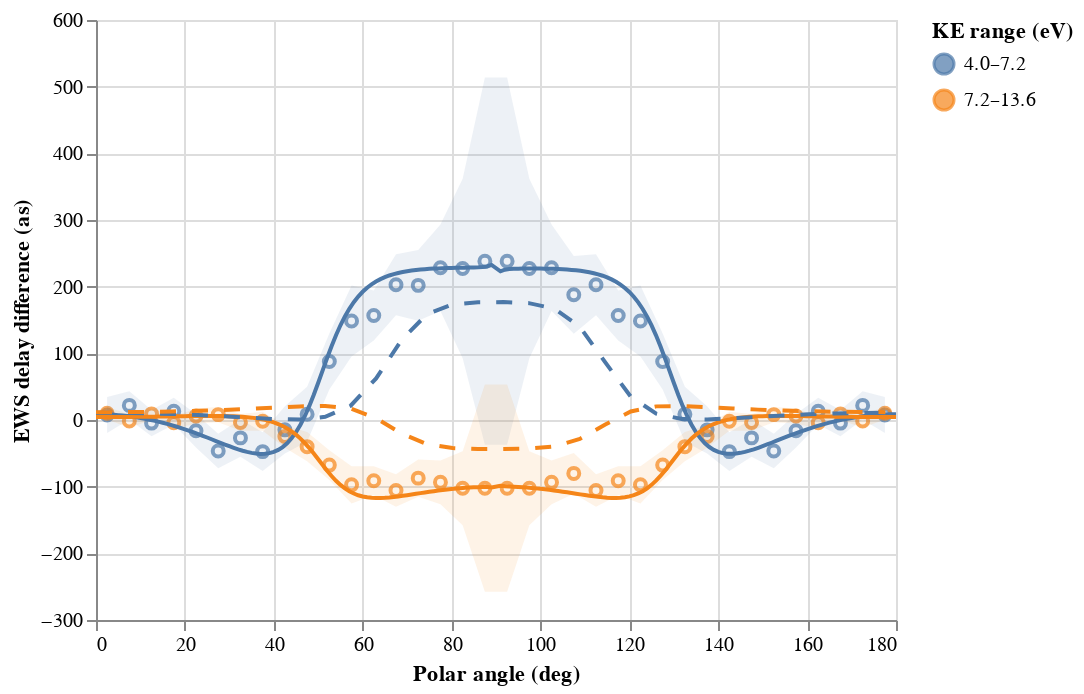

The cell this chart's notebook holds for it:
### Code cell
data = pd.read_excel("Data/Ne EWS delay diffs.xlsx", sheet_name=None)

base = alt.Chart(data["Measured"])
base.mark_point().encode(
    x=alt.X("Polar ang (deg)", axis=alt.Axis(title="Polar angle (deg)")),
    y=alt.Y("EWS delay diff (as)", axis=alt.Axis(title="EWS delay difference (as)")),
    color="KE range (eV)",
) + base.mark_area(opacity=0.1).encode(
    x="Polar ang (deg)",
    y="EWS delay diff fr (as)",
    y2="EWS delay diff to (as)",
    color="KE range (eV)",
) + alt.Chart(data["TDCASSCF"]).mark_line().encode(
    x="Polar ang (deg)",
    y="EWS delay diff (as)",
    color="KE range (eV)",
) + alt.Chart(data["Perturb"]).mark_line(strokeDash=[8, 8]).encode(
    x="Polar ang (deg)",
    y="EWS delay diff (as)",
    color="KE range (eV)",
).interactive(bind_x=False)

### Figure 1 — Vega-Lite specification as saved in the notebook (floating-point values rounded to 4 significant figures; data arrays with more than 128 entries replaced by an {"elided": "..."} marker saying what was removed)
{"$schema": "https://vega.github.io/schema/vega-lite/v2.6.0.json", "config": {"view": {"height": 300, "width": 400}}, "datasets": {"data-0213430a14571113e45c330ba07813ad": [{"EWS delay diff (as)": 7.559, "EWS delay diff err (as)": 27.09, "EWS delay diff fr (as)": -19.53, "EWS delay diff to (as)": 34.65, "KE range (eV)": "4.0–7.2", "Photon energy fr (eV)": 14.3, "Photon energy to (eV)": 15.9, "Polar ang (deg)": 2.5, "Polar ang fr (deg)": 0, "Polar ang to (deg)": 5}, {"EWS delay diff (as)": 10.06, "EWS delay diff err (as)": 9.438, "EWS delay diff fr (as)": 0.6255, "EWS delay diff to (as)": 19.5, "KE range (eV)": "7.2–13.6", "Photon energy fr (eV)": 15.9, "Photon energy to (eV)": 19.1, "Polar ang (deg)": 2.5, "Polar ang fr (deg)": 0, "Polar ang to (deg)": 5}, {"EWS delay diff (as)": 21.92, "EWS delay diff err (as)": 21.27, "EWS delay diff fr (as)": 0.6517, "EWS delay diff to (as)": 43.18, "KE range (eV)": "4.0–7.2", "Photon energy fr (eV)": 14.3, "Photon energy to (eV)": 15.9, "Polar ang (deg)": 7.5, "Polar ang fr (deg)": 5, "Polar ang to (deg)": 10}, {"EWS delay diff (as)": -1.461, "EWS delay diff err (as)": 10.05, "EWS delay diff fr (as)": -11.51, "EWS delay diff to (as)": 8.589, "KE range (eV)": "7.2–13.6", "Photon energy fr (eV)": 15.9, "Photon energy to (eV)": 19.1, "Polar ang (deg)": 7.5, "Polar ang fr (deg)": 5, "Polar ang to (deg)": 10}, {"EWS delay diff (as)": -4.644, "EWS delay diff err (as)": 19.66, "EWS delay diff fr (as)": -24.3, "EWS delay diff to (as)": 15.01, "KE range (eV)": "4.0–7.2", "Photon energy fr (eV)": 14.3, "Photon energy to (eV)": 15.9, "Polar ang (deg)": 12.5, "Polar ang fr (deg)": 10, "Polar ang to (deg)": 15}, {"EWS delay diff (as)": 9.139, "EWS delay diff err (as)": 9.282, "EWS delay diff fr (as)": -0.143, "EWS delay diff to (as)": 18.42, "KE range (eV)": "7.2–13.6", "Photon energy fr (eV)": 15.9, "Photon energy to (eV)": 19.1, "Polar ang (deg)": 12.5, "Polar ang fr (deg)": 10, "Polar ang to (deg)": 15}, {"EWS delay diff (as)": 13.23, "EWS delay diff err (as)": 20.14, "EWS delay diff fr (as)": -6.91, "EWS delay diff to (as)": 33.37, "KE range (eV)": "4.0–7.2", "Photon energy fr (eV)": 14.3, "Photon energy to (eV)": 15.9, "Polar ang (deg)": 17.5, "Polar ang fr (deg)": 15, "Polar ang to (deg)": 20}, {"EWS delay diff (as)": -4.007, "EWS delay diff err (as)": 9.098, "EWS delay diff fr (as)": -13.1, "EWS delay diff to (as)": 5.092, "KE range (eV)": "7.2–13.6", "Photon energy fr (eV)": 15.9, "Photon energy to (eV)": 19.1, "Polar ang (deg)": 17.5, "Polar ang fr (deg)": 15, "Polar ang to (deg)": 20}, {"EWS delay diff (as)": -16.04, "EWS delay diff err (as)": 25.07, "EWS delay diff fr (as)": -41.11, "EWS delay diff to (as)": 9.032, "KE range (eV)": "4.0–7.2", "Photon energy fr (eV)": 14.3, "Photon energy to (eV)": 15.9, "Polar ang (deg)": 22.5, "Polar ang fr (deg)": 20, "Polar ang to (deg)": 25}, {"EWS delay diff (as)": 6.111, "EWS delay diff err (as)": 11.21, "EWS delay diff fr (as)": -5.1, "EWS delay diff to (as)": 17.32, "KE range (eV)": "7.2–13.6", "Photon energy fr (eV)": 15.9, "Photon energy to (eV)": 19.1, "Polar ang (deg)": 22.5, "Polar ang fr (deg)": 20, "Polar ang to (deg)": 25}, {"EWS delay diff (as)": -46.45, "EWS delay diff err (as)": 25.99, "EWS delay diff fr (as)": -72.44, "EWS delay diff to (as)": -20.46, "KE range (eV)": "4.0–7.2", "Photon energy fr (eV)": 14.3, "Photon energy to (eV)": 15.9, "Polar ang (deg)": 27.5, "Polar ang fr (deg)": 25, "Polar ang to (deg)": 30}, {"EWS delay diff (as)": 8.091, "EWS delay diff err (as)": 11.48, "EWS delay diff fr (as)": -3.384, "EWS delay diff to (as)": 19.57, "KE range (eV)": "7.2–13.6", "Photon energy fr (eV)": 15.9, "Photon energy to (eV)": 19.1, "Polar ang (deg)": 27.5, "Polar ang fr (deg)": 25, "Polar ang to (deg)": 30}, {"EWS delay diff (as)": -26.85, "EWS delay diff err (as)": 28.1, "EWS delay diff fr (as)": -54.95, "EWS delay diff to (as)": 1.257, "KE range (eV)": "4.0–7.2", "Photon energy fr (eV)": 14.3, "Photon energy to (eV)": 15.9, "Polar ang (deg)": 32.5, "Polar ang fr (deg)": 30, "Polar ang to (deg)": 35}, {"EWS delay diff (as)": -3.617, "EWS delay diff err (as)": 12.52, "EWS delay diff fr (as)": -16.13, "EWS delay diff to (as)": 8.899, "KE range (eV)": "7.2–13.6", "Photon energy fr (eV)": 15.9, "Photon energy to (eV)": 19.1, "Polar ang (deg)": 32.5, "Polar ang fr (deg)": 30, "Polar ang to (deg)": 35}, {"EWS delay diff (as)": -47.42, "EWS delay diff err (as)": 28.98, "EWS delay diff fr (as)": -76.4, "EWS delay diff to (as)": -18.44, "KE range (eV)": "4.0–7.2", "Photon energy fr (eV)": 14.3, "Photon energy to (eV)": 15.9, "Polar ang (deg)": 37.5, "Polar ang fr (deg)": 35, "Polar ang to (deg)": 40}, {"EWS delay diff (as)": -1.926, "EWS delay diff err (as)": 14.17, "EWS delay diff fr (as)": -16.09, "EWS delay diff to (as)": 12.24, "KE range (eV)": "7.2–13.6", "Photon energy fr (eV)": 15.9, "Photon energy to (eV)": 19.1, "Polar ang (deg)": 37.5, "Polar ang fr (deg)": 35, "Polar ang to (deg)": 40}, {"EWS delay diff (as)": -14.78, "EWS delay diff err (as)": 35.45, "EWS delay diff fr (as)": -50.22, "EWS delay diff to (as)": 20.67, "KE range (eV)": "4.0–7.2", "Photon energy fr (eV)": 14.3, "Photon energy to (eV)": 15.9, "Polar ang (deg)": 42.5, "Polar ang fr (deg)": 40, "Polar ang to (deg)": 45}, {"EWS delay diff (as)": -24.79, "EWS delay diff err (as)": 16.84, "EWS delay diff fr (as)": -41.63, "EWS delay diff to (as)": -7.958, "KE range (eV)": "7.2–13.6", "Photon energy fr (eV)": 15.9, "Photon energy to (eV)": 19.1, "Polar ang (deg)": 42.5, "Polar ang fr (deg)": 40, "Polar ang to (deg)": 45}, {"EWS delay diff (as)": 8.578, "EWS delay diff err (as)": 41.14, "EWS delay diff fr (as)": -32.57, "EWS delay diff to (as)": 49.72, "KE range (eV)": "4.0–7.2", "Photon energy fr (eV)": 14.3, "Photon energy to (eV)": 15.9, "Polar ang (deg)": 47.5, "Polar ang fr (deg)": 45, "Polar ang to (deg)": 50}, {"EWS delay diff (as)": -39.98, "EWS delay diff err (as)": 21.94, "EWS delay diff fr (as)": -61.91, "EWS delay diff to (as)": -18.04, "KE range (eV)": "7.2–13.6", "Photon energy fr (eV)": 15.9, "Photon energy to (eV)": 19.1, "Polar ang (deg)": 47.5, "Polar ang fr (deg)": 45, "Polar ang to (deg)": 50}, {"EWS delay diff (as)": 87.69, "EWS delay diff err (as)": 42.06, "EWS delay diff fr (as)": 45.63, "EWS delay diff to (as)": 129.8, "KE range (eV)": "4.0–7.2", "Photon energy fr (eV)": 14.3, "Photon energy to (eV)": 15.9, "Polar ang (deg)": 52.5, "Polar ang fr (deg)": 50, "Polar ang to (deg)": 55}, {"EWS delay diff (as)": -67.64, "EWS delay diff err (as)": 22.2, "EWS delay diff fr (as)": -89.84, "EWS delay diff to (as)": -45.44, "KE range (eV)": "7.2–13.6", "Photon energy fr (eV)": 15.9, "Photon energy to (eV)": 19.1, "Polar ang (deg)": 52.5, "Polar ang fr (deg)": 50, "Polar ang to (deg)": 55}, {"EWS delay diff (as)": 148.6, "EWS delay diff err (as)": 53.22, "EWS delay diff fr (as)": 95.38, "EWS delay diff to (as)": 201.8, "KE range (eV)": "4.0–7.2", "Photon energy fr (eV)": 14.3, "Photon energy to (eV)": 15.9, "Polar ang (deg)": 57.5, "Polar ang fr (deg)": 55, "Polar ang to (deg)": 60}, {"EWS delay diff (as)": -97.27, "EWS delay diff err (as)": 27.84, "EWS delay diff fr (as)": -125.1, "EWS delay diff to (as)": -69.44, "KE range (eV)": "7.2–13.6", "Photon energy fr (eV)": 15.9, "Photon energy to (eV)": 19.1, "Polar ang (deg)": 57.5, "Polar ang fr (deg)": 55, "Polar ang to (deg)": 60}, {"EWS delay diff (as)": 156.7, "EWS delay diff err (as)": 37.58, "EWS delay diff fr (as)": 119.2, "EWS delay diff to (as)": 194.3, "KE range (eV)": "4.0–7.2", "Photon energy fr (eV)": 14.3, "Photon energy to (eV)": 15.9, "Polar ang (deg)": 62.5, "Polar ang fr (deg)": 60, "Polar ang to (deg)": 65}, {"EWS delay diff (as)": -91.25, "EWS delay diff err (as)": 21.74, "EWS delay diff fr (as)": -113.0, "EWS delay diff to (as)": -69.5, "KE range (eV)": "7.2–13.6", "Photon energy fr (eV)": 15.9, "Photon energy to (eV)": 19.1, "Polar ang (deg)": 62.5, "Polar ang fr (deg)": 60, "Polar ang to (deg)": 65}, {"EWS delay diff (as)": 202.8, "EWS delay diff err (as)": 45.71, "EWS delay diff fr (as)": 157.1, "EWS delay diff to (as)": 248.5, "KE range (eV)": "4.0–7.2", "Photon energy fr (eV)": 14.3, "Photon energy to (eV)": 15.9, "Polar ang (deg)": 67.5, "Polar ang fr (deg)": 65, "Polar ang to (deg)": 70}, {"EWS delay diff (as)": -105.8, "EWS delay diff err (as)": 24.27, "EWS delay diff fr (as)": -130.1, "EWS delay diff to (as)": -81.53, "KE range (eV)": "7.2–13.6", "Photon energy fr (eV)": 15.9, "Photon energy to (eV)": 19.1, "Polar ang (deg)": 67.5, "Polar ang fr (deg)": 65, "Polar ang to (deg)": 70}, {"EWS delay diff (as)": 201.9, "EWS delay diff err (as)": 52.99, "EWS delay diff fr (as)": 149.0, "EWS delay diff to (as)": 254.9, "KE range (eV)": "4.0–7.2", "Photon energy fr (eV)": 14.3, "Photon energy to (eV)": 15.9, "Polar ang (deg)": 72.5, "Polar ang fr (deg)": 70, "Polar ang to (deg)": 75}, {"EWS delay diff (as)": -87.2, "EWS delay diff err (as)": 28.01, "EWS delay diff fr (as)": -115.2, "EWS delay diff to (as)": -59.19, "KE range (eV)": "7.2–13.6", "Photon energy fr (eV)": 15.9, "Photon energy to (eV)": 19.1, "Polar ang (deg)": 72.5, "Polar ang fr (deg)": 70, "Polar ang to (deg)": 75}, {"EWS delay diff (as)": 228.4, "EWS delay diff err (as)": 64.92, "EWS delay diff fr (as)": 163.4, "EWS delay diff to (as)": 293.3, "KE range (eV)": "4.0–7.2", "Photon energy fr (eV)": 14.3, "Photon energy to (eV)": 15.9, "Polar ang (deg)": 77.5, "Polar ang fr (deg)": 75, "Polar ang to (deg)": 80}, {"EWS delay diff (as)": -93.52, "EWS delay diff err (as)": 32.92, "EWS delay diff fr (as)": -126.4, "EWS delay diff to (as)": -60.6, "KE range (eV)": "7.2–13.6", "Photon energy fr (eV)": 15.9, "Photon energy to (eV)": 19.1, "Polar ang (deg)": 77.5, "Polar ang fr (deg)": 75, "Polar ang to (deg)": 80}, {"EWS delay diff (as)": 227.3, "EWS delay diff err (as)": 134.7, "EWS delay diff fr (as)": 92.52, "EWS delay diff to (as)": 362.0, "KE range (eV)": "4.0–7.2", "Photon energy fr (eV)": 14.3, "Photon energy to (eV)": 15.9, "Polar ang (deg)": 82.5, "Polar ang fr (deg)": 80, "Polar ang to (deg)": 85}, {"EWS delay diff (as)": -102.3, "EWS delay diff err (as)": 55.43, "EWS delay diff fr (as)": -157.7, "EWS delay diff to (as)": -46.85, "KE range (eV)": "7.2–13.6", "Photon energy fr (eV)": 15.9, "Photon energy to (eV)": 19.1, "Polar ang (deg)": 82.5, "Polar ang fr (deg)": 80, "Polar ang to (deg)": 85}, {"EWS delay diff (as)": 238.2, "EWS delay diff err (as)": 275.4, "EWS delay diff fr (as)": -37.17, "EWS delay diff to (as)": 513.6, "KE range (eV)": "4.0–7.2", "Photon energy fr (eV)": 14.3, "Photon energy to (eV)": 15.9, "Polar ang (deg)": 87.5, "Polar ang fr (deg)": 85, "Polar ang to (deg)": 90}, {"EWS delay diff (as)": -102.3, "EWS delay diff err (as)": 155.5, "EWS delay diff fr (as)": -257.8, "EWS delay diff to (as)": 53.27, "KE range (eV)": "7.2–13.6", "Photon energy fr (eV)": 15.9, "Photon energy to (eV)": 19.1, "Polar ang (deg)": 87.5, "Polar ang fr (deg)": 85, "Polar ang to (deg)": 90}, {"EWS delay diff (as)": 238.2, "EWS delay diff err (as)": 275.4, "EWS delay diff fr (as)": -37.17, "EWS delay diff to (as)": 513.6, "KE range (eV)": "4.0–7.2", "Photon energy fr (eV)": 14.3, "Photon energy to (eV)": 15.9, "Polar ang (deg)": 92.5, "Polar ang fr (deg)": 90, "Polar ang to (deg)": 95}, {"EWS delay diff (as)": -102.3, "EWS delay diff err (as)": 155.5, "EWS delay diff fr (as)": -257.8, "EWS delay diff to (as)": 53.27, "KE range (eV)": "7.2–13.6", "Photon energy fr (eV)": 15.9, "Photon energy to (eV)": 19.1, "Polar ang (deg)": 92.5, "Polar ang fr (deg)": 90, "Polar ang to (deg)": 95}, {"EWS delay diff (as)": 227.3, "EWS delay diff err (as)": 134.7, "EWS delay diff fr (as)": 92.52, "EWS delay diff to (as)": 362.0, "KE range (eV)": "4.0–7.2", "Photon energy fr (eV)": 14.3, "Photon energy to (eV)": 15.9, "Polar ang (deg)": 97.5, "Polar ang fr (deg)": 95, "Polar ang to (deg)": 100}, {"EWS delay diff (as)": -102.3, "EWS delay diff err (as)": 55.43, "EWS delay diff fr (as)": -157.7, "EWS delay diff to (as)": -46.85, "KE range (eV)": "7.2–13.6", "Photon energy fr (eV)": 15.9, "Photon energy to (eV)": 19.1, "Polar ang (deg)": 97.5, "Polar ang fr (deg)": 95, "Polar ang to (deg)": 100}, {"EWS delay diff (as)": 228.4, "EWS delay diff err (as)": 64.92, "EWS delay diff fr (as)": 163.4, "EWS delay diff to (as)": 293.3, "KE range (eV)": "4.0–7.2", "Photon energy fr (eV)": 14.3, "Photon energy to (eV)": 15.9, "Polar ang (deg)": 102.5, "Polar ang fr (deg)": 100, "Polar ang to (deg)": 105}, {"EWS delay diff (as)": -93.52, "EWS delay diff err (as)": 32.92, "EWS delay diff fr (as)": -126.4, "EWS delay diff to (as)": -60.6, "KE range (eV)": "7.2–13.6", "Photon energy fr (eV)": 15.9, "Photon energy to (eV)": 19.1, "Polar ang (deg)": 102.5, "Polar ang fr (deg)": 100, "Polar ang to (deg)": 105}, {"EWS delay diff (as)": 187.8, "EWS delay diff err (as)": 58.36, "EWS delay diff fr (as)": 129.4, "EWS delay diff to (as)": 246.1, "KE range (eV)": "4.0–7.2", "Photon energy fr (eV)": 14.3, "Photon energy to (eV)": 15.9, "Polar ang (deg)": 107.5, "Polar ang fr (deg)": 105, "Polar ang to (deg)": 110}, {"EWS delay diff (as)": -80.11, "EWS delay diff err (as)": 30.56, "EWS delay diff fr (as)": -110.7, "EWS delay diff to (as)": -49.55, "KE range (eV)": "7.2–13.6", "Photon energy fr (eV)": 15.9, "Photon energy to (eV)": 19.1, "Polar ang (deg)": 107.5, "Polar ang fr (deg)": 105, "Polar ang to (deg)": 110}, {"EWS delay diff (as)": 202.8, "EWS delay diff err (as)": 45.71, "EWS delay diff fr (as)": 157.1, "EWS delay diff to (as)": 248.5, "KE range (eV)": "4.0–7.2", "Photon energy fr (eV)": 14.3, "Photon energy to (eV)": 15.9, "Polar ang (deg)": 112.5, "Polar ang fr (deg)": 110, "Polar ang to (deg)": 115}, {"EWS delay diff (as)": -105.8, "EWS delay diff err (as)": 24.27, "EWS delay diff fr (as)": -130.1, "EWS delay diff to (as)": -81.53, "KE range (eV)": "7.2–13.6", "Photon energy fr (eV)": 15.9, "Photon energy to (eV)": 19.1, "Polar ang (deg)": 112.5, "Polar ang fr (deg)": 110, "Polar ang to (deg)": 115}, {"EWS delay diff (as)": 156.7, "EWS delay diff err (as)": 37.58, "EWS delay diff fr (as)": 119.2, "EWS delay diff to (as)": 194.3, "KE range (eV)": "4.0–7.2", "Photon energy fr (eV)": 14.3, "Photon energy to (eV)": 15.9, "Polar ang (deg)": 117.5, "Polar ang fr (deg)": 115, "Polar ang to (deg)": 120}, {"EWS delay diff (as)": -91.25, "EWS delay diff err (as)": 21.74, "EWS delay diff fr (as)": -113.0, "EWS delay diff to (as)": -69.5, "KE range (eV)": "7.2–13.6", "Photon energy fr (eV)": 15.9, "Photon energy to (eV)": 19.1, "Polar ang (deg)": 117.5, "Polar ang fr (deg)": 115, "Polar ang to (deg)": 120}, {"EWS delay diff (as)": 148.6, "EWS delay diff err (as)": 53.22, "EWS delay diff fr (as)": 95.38, "EWS delay diff to (as)": 201.8, "KE range (eV)": "4.0–7.2", "Photon energy fr (eV)": 14.3, "Photon energy to (eV)": 15.9, "Polar ang (deg)": 122.5, "Polar ang fr (deg)": 120, "Polar ang to (deg)": 125}, {"EWS delay diff (as)": -97.27, "EWS delay diff err (as)": 27.84, "EWS delay diff fr (as)": -125.1, "EWS delay diff to (as)": -69.44, "KE range (eV)": "7.2–13.6", "Photon energy fr (eV)": 15.9, "Photon energy to (eV)": 19.1, "Polar ang (deg)": 122.5, "Polar ang fr (deg)": 120, "Polar ang to (deg)": 125}, {"EWS delay diff (as)": 87.69, "EWS delay diff err (as)": 42.06, "EWS delay diff fr (as)": 45.63, "EWS delay diff to (as)": 129.8, "KE range (eV)": "4.0–7.2", "Photon energy fr (eV)": 14.3, "Photon energy to (eV)": 15.9, "Polar ang (deg)": 127.5, "Polar ang fr (deg)": 125, "Polar ang to (deg)": 130}, {"EWS delay diff (as)": -67.64, "EWS delay diff err (as)": 22.2, "EWS delay diff fr (as)": -89.84, "EWS delay diff to (as)": -45.44, "KE range (eV)": "7.2–13.6", "Photon energy fr (eV)": 15.9, "Photon energy to (eV)": 19.1, "Polar ang (deg)": 127.5, "Polar ang fr (deg)": 125, "Polar ang to (deg)": 130}, {"EWS delay diff (as)": 8.578, "EWS delay diff err (as)": 41.14, "EWS delay diff fr (as)": -32.57, "EWS delay diff to (as)": 49.72, "KE range (eV)": "4.0–7.2", "Photon energy fr (eV)": 14.3, "Photon energy to (eV)": 15.9, "Polar ang (deg)": 132.5, "Polar ang fr (deg)": 130, "Polar ang to (deg)": 135}, {"EWS delay diff (as)": -39.98, "EWS delay diff err (as)": 21.94, "EWS delay diff fr (as)": -61.91, "EWS delay diff to (as)": -18.04, "KE range (eV)": "7.2–13.6", "Photon energy fr (eV)": 15.9, "Photon energy to (eV)": 19.1, "Polar ang (deg)": 132.5, "Polar ang fr (deg)": 130, "Polar ang to (deg)": 135}, {"EWS delay diff (as)": -14.78, "EWS delay diff err (as)": 35.45, "EWS delay diff fr (as)": -50.22, "EWS delay diff to (as)": 20.67, "KE range (eV)": "4.0–7.2", "Photon energy fr (eV)": 14.3, "Photon energy to (eV)": 15.9, "Polar ang (deg)": 137.5, "Polar ang fr (deg)": 135, "Polar ang to (deg)": 140}, {"EWS delay diff (as)": -24.79, "EWS delay diff err (as)": 16.84, "EWS delay diff fr (as)": -41.63, "EWS delay diff to (as)": -7.958, "KE range (eV)": "7.2–13.6", "Photon energy fr (eV)": 15.9, "Photon energy to (eV)": 19.1, "Polar ang (deg)": 137.5, "Polar ang fr (deg)": 135, "Polar ang to (deg)": 140}, {"EWS delay diff (as)": -47.42, "EWS delay diff err (as)": 28.98, "EWS delay diff fr (as)": -76.4, "EWS delay diff to (as)": -18.44, "KE range (eV)": "4.0–7.2", "Photon energy fr (eV)": 14.3, "Photon energy to (eV)": 15.9, "Polar ang (deg)": 142.5, "Polar ang fr (deg)": 140, "Polar ang to (deg)": 145}, {"EWS delay diff (as)": -1.926, "EWS delay diff err (as)": 14.17, "EWS delay diff fr (as)": -16.09, "EWS delay diff to (as)": 12.24, "KE range (eV)": "7.2–13.6", "Photon energy fr (eV)": 15.9, "Photon energy to (eV)": 19.1, "Polar ang (deg)": 142.5, "Polar ang fr (deg)": 140, "Polar ang to (deg)": 145}, {"EWS delay diff (as)": -26.85, "EWS delay diff err (as)": 28.1, "EWS delay diff fr (as)": -54.95, "EWS delay diff to (as)": 1.257, "KE range (eV)": "4.0–7.2", "Photon energy fr (eV)": 14.3, "Photon energy to (eV)": 15.9, "Polar ang (deg)": 147.5, "Polar ang fr (deg)": 145, "Polar ang to (deg)": 150}, {"EWS delay diff (as)": -3.617, "EWS delay diff err (as)": 12.52, "EWS delay diff fr (as)": -16.13, "EWS delay diff to (as)": 8.899, "KE range (eV)": "7.2–13.6", "Photon energy fr (eV)": 15.9, "Photon energy to (eV)": 19.1, "Polar ang (deg)": 147.5, "Polar ang fr (deg)": 145, "Polar ang to (deg)": 150}, {"EWS delay diff (as)": -46.45, "EWS delay diff err (as)": 25.99, "EWS delay diff fr (as)": -72.44, "EWS delay diff to (as)": -20.46, "KE range (eV)": "4.0–7.2", "Photon energy fr (eV)": 14.3, "Photon energy to (eV)": 15.9, "Polar ang (deg)": 152.5, "Polar ang fr (deg)": 150, "Polar ang to (deg)": 155}, {"EWS delay diff (as)": 8.091, "EWS delay diff err (as)": 11.48, "EWS delay diff fr (as)": -3.384, "EWS delay diff to (as)": 19.57, "KE range (eV)": "7.2–13.6", "Photon energy fr (eV)": 15.9, "Photon energy to (eV)": 19.1, "Polar ang (deg)": 152.5, "Polar ang fr (deg)": 150, "Polar ang to (deg)": 155}, {"EWS delay diff (as)": -16.04, "EWS delay diff err (as)": 25.07, "EWS delay diff fr (as)": -41.11, "EWS delay diff to (as)": 9.032, "KE range (eV)": "4.0–7.2", "Photon energy fr (eV)": 14.3, "Photon energy to (eV)": 15.9, "Polar ang (deg)": 157.5, "Polar ang fr (deg)": 155, "Polar ang to (deg)": 160}, {"EWS delay diff (as)": 6.111, "EWS delay diff err (as)": 11.21, "EWS delay diff fr (as)": -5.1, "EWS delay diff to (as)": 17.32, "KE range (eV)": "7.2–13.6", "Photon energy fr (eV)": 15.9, "Photon energy to (eV)": 19.1, "Polar ang (deg)": 157.5, "Polar ang fr (deg)": 155, "Polar ang to (deg)": 160}, {"EWS delay diff (as)": 13.23, "EWS delay diff err (as)": 20.14, "EWS delay diff fr (as)": -6.91, "EWS delay diff to (as)": 33.37, "KE range (eV)": "4.0–7.2", "Photon energy fr (eV)": 14.3, "Photon energy to (eV)": 15.9, "Polar ang (deg)": 162.5, "Polar ang fr (deg)": 160, "Polar ang to (deg)": 165}, {"EWS delay diff (as)": -4.007, "EWS delay diff err (as)": 9.098, "EWS delay diff fr (as)": -13.1, "EWS delay diff to (as)": 5.092, "KE range (eV)": "7.2–13.6", "Photon energy fr (eV)": 15.9, "Photon energy to (eV)": 19.1, "Polar ang (deg)": 162.5, "Polar ang fr (deg)": 160, "Polar ang to (deg)": 165}, {"EWS delay diff (as)": -4.644, "EWS delay diff err (as)": 19.66, "EWS delay diff fr (as)": -24.3, "EWS delay diff to (as)": 15.01, "KE range (eV)": "4.0–7.2", "Photon energy fr (eV)": 14.3, "Photon energy to (eV)": 15.9, "Polar ang (deg)": 167.5, "Polar ang fr (deg)": 165, "Polar ang to (deg)": 170}, {"EWS delay diff (as)": 9.139, "EWS delay diff err (as)": 9.282, "EWS delay diff fr (as)": -0.143, "EWS delay diff to (as)": 18.42, "KE range (eV)": "7.2–13.6", "Photon energy fr (eV)": 15.9, "Photon energy to (eV)": 19.1, "Polar ang (deg)": 167.5, "Polar ang fr (deg)": 165, "Polar ang to (deg)": 170}, {"EWS delay diff (as)": 21.92, "EWS delay diff err (as)": 21.27, "EWS delay diff fr (as)": 0.6517, "EWS delay diff to (as)": 43.18, "KE range (eV)": "4.0–7.2", "Photon energy fr (eV)": 14.3, "Photon energy to (eV)": 15.9, "Polar ang (deg)": 172.5, "Polar ang fr (deg)": 170, "Polar ang to (deg)": 175}, {"EWS delay diff (as)": -1.461, "EWS delay diff err (as)": 10.05, "EWS delay diff fr (as)": -11.51, "EWS delay diff to (as)": 8.589, "KE range (eV)": "7.2–13.6", "Photon energy fr (eV)": 15.9, "Photon energy to (eV)": 19.1, "Polar ang (deg)": 172.5, "Polar ang fr (deg)": 170, "Polar ang to (deg)": 175}, {"EWS delay diff (as)": 7.559, "EWS delay diff err (as)": 27.09, "EWS delay diff fr (as)": -19.53, "EWS delay diff to (as)": 34.65, "KE range (eV)": "4.0–7.2", "Photon energy fr (eV)": 14.3, "Photon energy to (eV)": 15.9, "Polar ang (deg)": 177.5, "Polar ang fr (deg)": 175, "Polar ang to (deg)": 180}, {"EWS delay diff (as)": 10.06, "EWS delay diff err (as)": 9.438, "EWS delay diff fr (as)": 0.6255, "EWS delay diff to (as)": 19.5, "KE range (eV)": "7.2–13.6", "Photon energy fr (eV)": 15.9, "Photon energy to (eV)": 19.1, "Polar ang (deg)": 177.5, "Polar ang fr (deg)": 175, "Polar ang to (deg)": 180}], "data-20d30a8d055a2ba37c4d5f58c792a945": [{"EWS delay diff (as)": 10.9, "KE range (eV)": "4.0–7.2", "Photon energy fr (eV)": 14.3, "Photon energy to (eV)": 15.9, "Polar ang (deg)": 0}, {"EWS delay diff (as)": 11.74, "KE range (eV)": "7.2–13.6", "Photon energy fr (eV)": 15.9, "Photon energy to (eV)": 19.1, "Polar ang (deg)": 0}, {"EWS delay diff (as)": 10.69, "KE range (eV)": "4.0–7.2", "Photon energy fr (eV)": 14.3, "Photon energy to (eV)": 15.9, "Polar ang (deg)": 5.73}, {"EWS delay diff (as)": 11.85, "KE range (eV)": "7.2–13.6", "Photon energy fr (eV)": 15.9, "Photon energy to (eV)": 19.1, "Polar ang (deg)": 5.73}, {"EWS delay diff (as)": 10.07, "KE range (eV)": "4.0–7.2", "Photon energy fr (eV)": 14.3, "Photon energy to (eV)": 15.9, "Polar ang (deg)": 11.46}, {"EWS delay diff (as)": 12.21, "KE range (eV)": "7.2–13.6", "Photon energy fr (eV)": 15.9, "Photon energy to (eV)": 19.1, "Polar ang (deg)": 11.46}, {"EWS delay diff (as)": 9.023, "KE range (eV)": "4.0–7.2", "Photon energy fr (eV)": 14.3, "Photon energy to (eV)": 15.9, "Polar ang (deg)": 17.19}, {"EWS delay diff (as)": 12.81, "KE range (eV)": "7.2–13.6", "Photon energy fr (eV)": 15.9, "Photon energy to (eV)": 19.1, "Polar ang (deg)": 17.19}, {"EWS delay diff (as)": 7.535, "KE range (eV)": "4.0–7.2", "Photon energy fr (eV)": 14.3, "Photon energy to (eV)": 15.9, "Polar ang (deg)": 22.92}, {"EWS delay diff (as)": 13.71, "KE range (eV)": "7.2–13.6", "Photon energy fr (eV)": 15.9, "Photon energy to (eV)": 19.1, "Polar ang (deg)": 22.92}, {"EWS delay diff (as)": 5.629, "KE range (eV)": "4.0–7.2", "Photon energy fr (eV)": 14.3, "Photon energy to (eV)": 15.9, "Polar ang (deg)": 28.65}, {"EWS delay diff (as)": 14.94, "KE range (eV)": "7.2–13.6", "Photon energy fr (eV)": 15.9, "Photon energy to (eV)": 19.1, "Polar ang (deg)": 28.65}, {"EWS delay diff (as)": 3.437, "KE range (eV)": "4.0–7.2", "Photon energy fr (eV)": 14.3, "Photon energy to (eV)": 15.9, "Polar ang (deg)": 34.38}, {"EWS delay diff (as)": 16.54, "KE range (eV)": "7.2–13.6", "Photon energy fr (eV)": 15.9, "Photon energy to (eV)": 19.1, "Polar ang (deg)": 34.38}, {"EWS delay diff (as)": 1.389, "KE range (eV)": "4.0–7.2", "Photon energy fr (eV)": 14.3, "Photon energy to (eV)": 15.9, "Polar ang (deg)": 40.11}, {"EWS delay diff (as)": 18.46, "KE range (eV)": "7.2–13.6", "Photon energy fr (eV)": 15.9, "Photon energy to (eV)": 19.1, "Polar ang (deg)": 40.11}, {"EWS delay diff (as)": 0.7274, "KE range (eV)": "4.0–7.2", "Photon energy fr (eV)": 14.3, "Photon energy to (eV)": 15.9, "Polar ang (deg)": 45.84}, {"EWS delay diff (as)": 20.4, "KE range (eV)": "7.2–13.6", "Photon energy fr (eV)": 15.9, "Photon energy to (eV)": 19.1, "Polar ang (deg)": 45.84}, {"EWS delay diff (as)": 4.773, "KE range (eV)": "4.0–7.2", "Photon energy fr (eV)": 14.3, "Photon energy to (eV)": 15.9, "Polar ang (deg)": 51.57}, {"EWS delay diff (as)": 21.16, "KE range (eV)": "7.2–13.6", "Photon energy fr (eV)": 15.9, "Photon energy to (eV)": 19.1, "Polar ang (deg)": 51.57}, {"EWS delay diff (as)": 21.41, "KE range (eV)": "4.0–7.2", "Photon energy fr (eV)": 14.3, "Photon energy to (eV)": 15.9, "Polar ang (deg)": 57.3}, {"EWS delay diff (as)": 17.3, "KE range (eV)": "7.2–13.6", "Photon energy fr (eV)": 15.9, "Photon energy to (eV)": 19.1, "Polar ang (deg)": 57.3}, {"EWS delay diff (as)": 62.39, "KE range (eV)": "4.0–7.2", "Photon energy fr (eV)": 14.3, "Photon energy to (eV)": 15.9, "Polar ang (deg)": 63.03}, {"EWS delay diff (as)": 2.723, "KE range (eV)": "7.2–13.6", "Photon energy fr (eV)": 15.9, "Photon energy to (eV)": 19.1, "Polar ang (deg)": 63.03}, {"EWS delay diff (as)": 120.0, "KE range (eV)": "4.0–7.2", "Photon energy fr (eV)": 14.3, "Photon energy to (eV)": 15.9, "Polar ang (deg)": 68.75}, {"EWS delay diff (as)": -20.36, "KE range (eV)": "7.2–13.6", "Photon energy fr (eV)": 15.9, "Photon energy to (eV)": 19.1, "Polar ang (deg)": 68.75}, {"EWS delay diff (as)": 158.9, "KE range (eV)": "4.0–7.2", "Photon energy fr (eV)": 14.3, "Photon energy to (eV)": 15.9, "Polar ang (deg)": 74.48}, {"EWS delay diff (as)": -36.24, "KE range (eV)": "7.2–13.6", "Photon energy fr (eV)": 15.9, "Photon energy to (eV)": 19.1, "Polar ang (deg)": 74.48}, {"EWS delay diff (as)": 173.2, "KE range (eV)": "4.0–7.2", "Photon energy fr (eV)": 14.3, "Photon energy to (eV)": 15.9, "Polar ang (deg)": 80.21}, {"EWS delay diff (as)": -42.05, "KE range (eV)": "7.2–13.6", "Photon energy fr (eV)": 15.9, "Photon energy to (eV)": 19.1, "Polar ang (deg)": 80.21}, {"EWS delay diff (as)": 176.5, "KE range (eV)": "4.0–7.2", "Photon energy fr (eV)": 14.3, "Photon energy to (eV)": 15.9, "Polar ang (deg)": 85.94}, {"EWS delay diff (as)": -43.45, "KE range (eV)": "7.2–13.6", "Photon energy fr (eV)": 15.9, "Photon energy to (eV)": 19.1, "Polar ang (deg)": 85.94}, {"EWS delay diff (as)": 176.8, "KE range (eV)": "4.0–7.2", "Photon energy fr (eV)": 14.3, "Photon energy to (eV)": 15.9, "Polar ang (deg)": 91.67}, {"EWS delay diff (as)": -43.58, "KE range (eV)": "7.2–13.6", "Photon energy fr (eV)": 15.9, "Photon energy to (eV)": 19.1, "Polar ang (deg)": 91.67}, {"EWS delay diff (as)": 175.3, "KE range (eV)": "4.0–7.2", "Photon energy fr (eV)": 14.3, "Photon energy to (eV)": 15.9, "Polar ang (deg)": 97.4}, {"EWS delay diff (as)": -42.91, "KE range (eV)": "7.2–13.6", "Photon energy fr (eV)": 15.9, "Photon energy to (eV)": 19.1, "Polar ang (deg)": 97.4}, {"EWS delay diff (as)": 167.0, "KE range (eV)": "4.0–7.2", "Photon energy fr (eV)": 14.3, "Photon energy to (eV)": 15.9, "Polar ang (deg)": 103.1}, {"EWS delay diff (as)": -39.54, "KE range (eV)": "7.2–13.6", "Photon energy fr (eV)": 15.9, "Photon energy to (eV)": 19.1, "Polar ang (deg)": 103.1}, {"EWS delay diff (as)": 139.7, "KE range (eV)": "4.0–7.2", "Photon energy fr (eV)": 14.3, "Photon energy to (eV)": 15.9, "Polar ang (deg)": 108.9}, {"EWS delay diff (as)": -28.45, "KE range (eV)": "7.2–13.6", "Photon energy fr (eV)": 15.9, "Photon energy to (eV)": 19.1, "Polar ang (deg)": 108.9}, {"EWS delay diff (as)": 86.32, "KE range (eV)": "4.0–7.2", "Photon energy fr (eV)": 14.3, "Photon energy to (eV)": 15.9, "Polar ang (deg)": 114.6}, {"EWS delay diff (as)": -6.713, "KE range (eV)": "7.2–13.6", "Photon energy fr (eV)": 15.9, "Photon energy to (eV)": 19.1, "Polar ang (deg)": 114.6}, {"EWS delay diff (as)": 35.02, "KE range (eV)": "4.0–7.2", "Photon energy fr (eV)": 14.3, "Photon energy to (eV)": 15.9, "Polar ang (deg)": 120.3}, {"EWS delay diff (as)": 12.84, "KE range (eV)": "7.2–13.6", "Photon energy fr (eV)": 15.9, "Photon energy to (eV)": 19.1, "Polar ang (deg)": 120.3}, {"EWS delay diff (as)": 9.49, "KE range (eV)": "4.0–7.2", "Photon energy fr (eV)": 14.3, "Photon energy to (eV)": 15.9, "Polar ang (deg)": 126.1}, {"EWS delay diff (as)": 20.44, "KE range (eV)": "7.2–13.6", "Photon energy fr (eV)": 15.9, "Photon energy to (eV)": 19.1, "Polar ang (deg)": 126.1}, {"EWS delay diff (as)": 1.524, "KE range (eV)": "4.0–7.2", "Photon energy fr (eV)": 14.3, "Photon energy to (eV)": 15.9, "Polar ang (deg)": 131.8}, {"EWS delay diff (as)": 20.98, "KE range (eV)": "7.2–13.6", "Photon energy fr (eV)": 15.9, "Photon energy to (eV)": 19.1, "Polar ang (deg)": 131.8}, {"EWS delay diff (as)": 0.8234, "KE range (eV)": "4.0–7.2", "Photon energy fr (eV)": 14.3, "Photon energy to (eV)": 15.9, "Polar ang (deg)": 137.5}, {"EWS delay diff (as)": 19.3, "KE range (eV)": "7.2–13.6", "Photon energy fr (eV)": 15.9, "Photon energy to (eV)": 19.1, "Polar ang (deg)": 137.5}, {"EWS delay diff (as)": 2.523, "KE range (eV)": "4.0–7.2", "Photon energy fr (eV)": 14.3, "Photon energy to (eV)": 15.9, "Polar ang (deg)": 143.2}, {"EWS delay diff (as)": 17.31, "KE range (eV)": "7.2–13.6", "Photon energy fr (eV)": 15.9, "Photon energy to (eV)": 19.1, "Polar ang (deg)": 143.2}, {"EWS delay diff (as)": 4.738, "KE range (eV)": "4.0–7.2", "Photon energy fr (eV)": 14.3, "Photon energy to (eV)": 15.9, "Polar ang (deg)": 149.0}, {"EWS delay diff (as)": 15.56, "KE range (eV)": "7.2–13.6", "Photon energy fr (eV)": 15.9, "Photon energy to (eV)": 19.1, "Polar ang (deg)": 149.0}, {"EWS delay diff (as)": 6.789, "KE range (eV)": "4.0–7.2", "Photon energy fr (eV)": 14.3, "Photon energy to (eV)": 15.9, "Polar ang (deg)": 154.7}, {"EWS delay diff (as)": 14.18, "KE range (eV)": "7.2–13.6", "Photon energy fr (eV)": 15.9, "Photon energy to (eV)": 19.1, "Polar ang (deg)": 154.7}, {"EWS delay diff (as)": 8.458, "KE range (eV)": "4.0–7.2", "Photon energy fr (eV)": 14.3, "Photon energy to (eV)": 15.9, "Polar ang (deg)": 160.4}, {"EWS delay diff (as)": 13.15, "KE range (eV)": "7.2–13.6", "Photon energy fr (eV)": 15.9, "Photon energy to (eV)": 19.1, "Polar ang (deg)": 160.4}, {"EWS delay diff (as)": 9.69, "KE range (eV)": "4.0–7.2", "Photon energy fr (eV)": 14.3, "Photon energy to (eV)": 15.9, "Polar ang (deg)": 166.2}, {"EWS delay diff (as)": 12.43, "KE range (eV)": "7.2–13.6", "Photon energy fr (eV)": 15.9, "Photon energy to (eV)": 19.1, "Polar ang (deg)": 166.2}, {"EWS delay diff (as)": 10.49, "KE range (eV)": "4.0–7.2", "Photon energy fr (eV)": 14.3, "Photon energy to (eV)": 15.9, "Polar ang (deg)": 171.9}, {"EWS delay diff (as)": 11.97, "KE range (eV)": "7.2–13.6", "Photon energy fr (eV)": 15.9, "Photon energy to (eV)": 19.1, "Polar ang (deg)": 171.9}, {"EWS delay diff (as)": 10.86, "KE range (eV)": "4.0–7.2", "Photon energy fr (eV)": 14.3, "Photon energy to (eV)": 15.9, "Polar ang (deg)": 177.6}, {"EWS delay diff (as)": 11.76, "KE range (eV)": "7.2–13.6", "Photon energy fr (eV)": 15.9, "Photon energy to (eV)": 19.1, "Polar ang (deg)": 177.6}], "data-2b9305226ea1649fdebd26075a316204": {"elided": "360 records"}}, "layer": [{"data": {"name": "data-0213430a14571113e45c330ba07813ad"}, "encoding": {"color": {"field": "KE range (eV)", "type": "nominal"}, "x": {"axis": {"title": "Polar angle (deg)"}, "field": "Polar ang (deg)", "type": "quantitative"}, "y": {"axis": {"title": "EWS delay difference (as)"}, "field": "EWS delay diff (as)", "type": "quantitative"}}, "mark": "point"}, {"data": {"name": "data-0213430a14571113e45c330ba07813ad"}, "encoding": {"color": {"field": "KE range (eV)", "type": "nominal"}, "x": {"field": "Polar ang (deg)", "type": "quantitative"}, "y": {"field": "EWS delay diff fr (as)", "type": "quantitative"}, "y2": {"field": "EWS delay diff to (as)", "type": "quantitative"}}, "mark": {"opacity": 0.1, "type": "area"}}, {"data": {"name": "data-2b9305226ea1649fdebd26075a316204"}, "encoding": {"color": {"field": "KE range (eV)", "type": "nominal"}, "x": {"field": "Polar ang (deg)", "type": "quantitative"}, "y": {"field": "EWS delay diff (as)", "type": "quantitative"}}, "mark": "line"}, {"data": {"name": "data-20d30a8d055a2ba37c4d5f58c792a945"}, "encoding": {"color": {"field": "KE range (eV)", "type": "nominal"}, "x": {"field": "Polar ang (deg)", "type": "quantitative"}, "y": {"field": "EWS delay diff (as)", "type": "quantitative"}}, "mark": {"strokeDash": [8, 8], "type": "line"}, "selection": {"selector010": {"bind": "scales", "encodings": ["y"], "mark": {"fill": "#333", "fillOpacity": 0.125, "stroke": "white"}, "on": "[mousedown, window:mouseup] > window:mousemove!", "resolve": "global", "translate": "[mousedown, window:mouseup] > window:mousemove!", "type": "interval", "zoom": "wheel!"}}}]}
